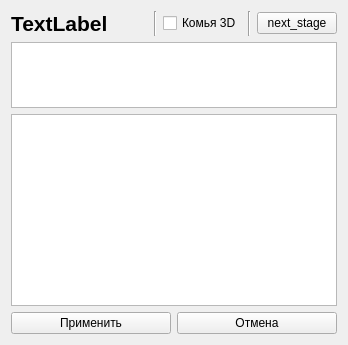
                   <widget class="QWidget" name="layoutWidget">
                    <layout class="QVBoxLayout" name="verticalLayout_69">
                     <item>
                      <layout class="QHBoxLayout" name="horizontalLayout_50">
                       <item>
                        <widget class="QLabel" name="lbl_data_mold">
                         <property name="font">
                          <font>
                           <pointsize>16</pointsize>
                           <weight>75</weight>
                           <bold>true</bold>
                          </font>
                         </property>
                         <property name="text">
                          <string>TextLabel</string>
                         </property>
                         <property name="wordWrap">
                          <bool>true</bool>
                         </property>
                        </widget>
                       </item>
                       <item>
                        <spacer name="horizontalSpacer_9">
                         <property name="orientation">
                          <enum>Qt::Horizontal</enum>
                         </property>
                         <property name="sizeHint" stdset="0">
                          <size>
                           <width>40</width>
                           <height>20</height>
                          </size>
                         </property>
                        </spacer>
                       </item>
                       <item>
                        <widget class="Line" name="line_22">
                         <property name="orientation">
                          <enum>Qt::Vertical</enum>
                         </property>
                        </widget>
                       </item>
                       <item>
                        <widget class="QCheckBox" name="chk_lump_production_method">
                         <property name="text">
                          <string>Комья 3D</string>
                         </property>
                        </widget>
                       </item>
                       <item>
                        <widget class="Line" name="line_23">
                         <property name="orientation">
                          <enum>Qt::Vertical</enum>
                         </property>
                        </widget>
                       </item>
                       <item>
                        <widget class="QPushButton" name="btn_apply_next_stage">
                         <property name="text">
                          <string>next_stage</string>
                         </property>
                        </widget>
                       </item>
                      </layout>
                     </item>
                     <item>
                      <layout class="QVBoxLayout" name="verticalLayout_65">
                       <item>
                        <widget class="QTableWidget" name="tbl_data_mold_filtr">
                         <property name="maximumSize">
                          <size>
                           <width>16777215</width>
                           <height>66</height>
                          </size>
                         </property>
                        </widget>
                       </item>
                       <item>
                        <widget class="QTableWidget" name="tbl_data_mold"/>
                       </item>
                       <item>
                        <layout class="QHBoxLayout" name="horizontalLayout_47">
                         <item>
                          <widget class="QPushButton" name="btn_apply_data_mold">
                           <property name="text">
                            <string>Применить</string>
                           </property>
                          </widget>
                         </item>
                         <item>
                          <widget class="QPushButton" name="btn_cancel_data_mold">
                           <property name="text">
                            <string>Отмена</string>
                           </property>
                          </widget>
                         </item>
                        </layout>
                       </item>
                      </layout>
                     </item>
                    </layout>
                   </widget>
